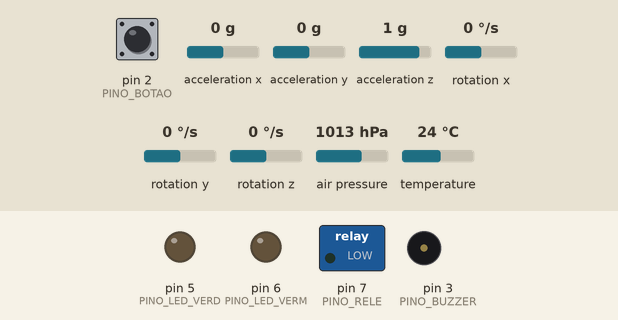
This sketch was run on a simulated Arduino Uno, built with avr-gcc and run on an emulated ATmega328P. Shown: switched loads named in the sketch (green lamp = pin HIGH), output pins drawn as LEDs (lit = HIGH), buzzer (waves = sounding). Dashed ring = blinking. The test bench sets the inputs (shaded band); at power-on: pin 2 (PINO_BOTAO) LOW, air pressure 1013 hPa, acceleration x 0 g, acceleration y 0 g, acceleration z 1 g, rotation x 0 °/s, rotation y 0 °/s, rotation z 0 °/s, temperature 24 °C. Storage starts empty.

Above: at 1.2 s.
1.3 s: pin 2 (PINO_BOTAO) pulled HIGH for 0.15 s
At 1.39 s:
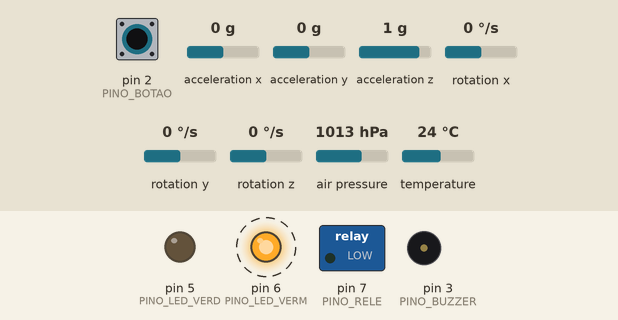
At 2.62 s:
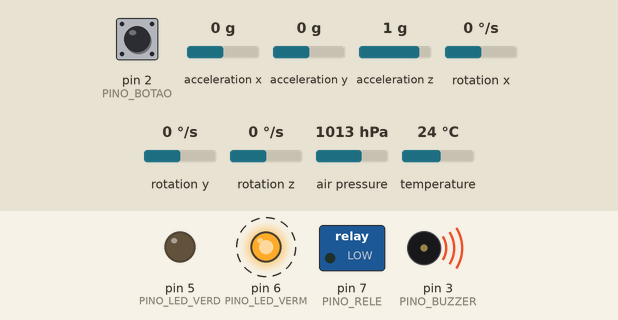
4.3 s: air pressure set to 1015 hPa
At 4.5 s:
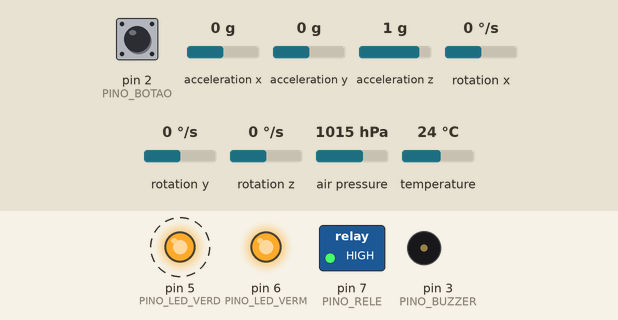
Timing chart, 0 to 13.3 s (numbered marks = the images above; inputs shaded):
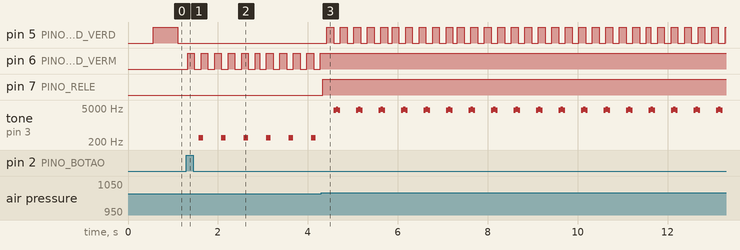

The sketch:

altimetro-supernova.ino
```cpp
#include <SPI.h>
#include <SD.h>
#include <Wire.h>
#include "Adafruit_BMP085.h"
#include "MPU6050.h"

//Definições de debug
//#define DEBUG
//#define DEBUG_TEMP

//Definições de sensores

#define USANDO_BMP180
#define USANDO_IMU


//Definições default
#define PRESSAO_MAR 101500
#define EIXO_X 0
#define EIXO_Y 1
#define EIXO_Z 2

#define TAMANHO_MEDIA 10
#define SERVO_ABERTO 40
#define SERVO_FECHADO 0


#define TEMPO_ATUALIZACAO 50 //em milisegundos
#define THRESHOLD_DESCIDA 4  //em metros


//Definições de input
#define PINO_BUZZER 3
#define PINO_BOTAO 2
#define PINO_LED_VERD 5
#define PINO_LED_VERM 6
#define PINO_RELE 7
#define PINO_SD_CS 4

//definições de erros
#define ERRO_BMP 'b'
#define ERRO_MPU 'm'
#define ERRO_SD 's'

//definição de estados
#define ESTADO_GRAVANDO 'g'
#define ESTADO_FINALIZADO 'f'
#define ESTADO_RECUPERANDO 'r'
#define ESTADO_ESPERA 'e'

//Variáveis de bibliotecas
Adafruit_BMP085 bmp;
File arquivoLog;
MPU6050 mpu;

char nomeBase[] = "dataLog";
char nomeConcat[12];

//Variáveis de timing
unsigned long millisAtual   = 0;
unsigned long   millisUltimo  = 0;
unsigned long atualizaMillis = 0;
unsigned long millisLed   = 0;
unsigned long millisBuzzer  = 0;
unsigned long millisBotao   = 0;
unsigned long millisGravacao  = 0;
int n = 0;
int m = 0;
int o =  0;
int IMU = 1;

//Variáveis de dados
//int32_t pressaoAtual;
float   alturaAtual;
float   alturaInicial;
float   alturaMaxima =  0;
float   mediaAltura = 0;
float mediaPressao =0;
float pressaoAtual;
float temperatura;
float mediaTemperatura;
float temperaturaAtual;


#ifdef USANDO_IMU
float   aceleracaoAtual[3]; //em [x,y,z]
float angulacaoAtual[3];  //em [x,y,z]
#endif


String stringDados;

//variáveis de controle


bool    inicializado = false;
bool    terminou = false;
bool    rodando = false;
bool  emVoo = false;
bool    apogeu = false;
bool  abriuParaquedas = false;
char    erro = false;
char  statusAtual;
bool estado;
bool descendo = false;
bool salvarInicial = false;
//Arrays de som de erro;

void setup() {

#ifdef DEBUG
  Serial.begin(115200);
#endif

#ifdef DEBUG_TEMP
  Serial.begin(115200);

#endif
  //Faz o setup inicial dos sensores de movimento e altura assim
  //como as portas

#ifdef DEBUG
  Serial.println("Iniciando o altímetro");
#endif

  inicializa();

}

void inicializa() {

  //Inicializando as portas
  pinMode(PINO_BOTAO, INPUT);
  pinMode(PINO_BUZZER, OUTPUT);
  pinMode(PINO_LED_VERD, OUTPUT);
  pinMode(PINO_LED_VERM, OUTPUT);

  //iniciando o servo
  pinMode(PINO_RELE, OUTPUT);
  digitalWrite(PINO_RELE, LOW);
  erro = 0;

  //Inicializando o Altímetro
  if (!bmp.begin()) {
    erro = ERRO_BMP;
  }

  alturaInicial =  bmp.readAltitude(PRESSAO_MAR);

  //iniciar o IMU

#ifdef USANDO_IMU
  if(!mpu.begin(MPU6050_SCALE_2000DPS, MPU6050_RANGE_2G))
  {
    erro = ERRO_MPU;
  }


#endif

  //inicializar o cartão SD
  if (!SD.begin(PINO_SD_CS)) {

    erro = ERRO_SD;

    return;
  }
  else if (!erro) {
    int n = 1;
    bool parar = false;


    while (!parar)
    {
    #ifdef DEBUG_TEMP
    Serial.println("não deveria estar aqui com o sd ligado");
    #endif
      sprintf(nomeConcat, "log%d.txt", n);
      if (SD.exists(nomeConcat))
          n++;
          else
            parar = true;
      }

  arquivoLog = SD.open(nomeConcat, FILE_WRITE);
#ifdef DEBUG
    Serial.print("Salvando os dados no arquivo ");
    Serial.println(nomeConcat);
#endif

  }


if(!erro) {
#ifdef DEBUG
  Serial.println("Nenhum erro iniciando dispositivos, começando o loop do main");
#endif
  statusAtual = ESTADO_ESPERA;
}

else {
#ifdef DEBUG
  Serial.print("Altímetro com erro de inicialização código:");
  Serial.println(erro);
#endif
  statusAtual = erro;

  atualizaMillis = millis();
}


}

void loop() {

  //Recebendo o tempo atual de maneira a ter uma base de tempo
  //para uma taxa de atualização
  millisAtual = millis();


  if ((millisAtual - atualizaMillis) >= TEMPO_ATUALIZACAO) {
  #ifdef DEBUG_TEMP
    Serial.print("Status atual:");
    Serial.println(statusAtual);
    Serial.print("estado atual de erro:");
    Serial.println(erro);
    #endif
    //verifica se existem erros e mantém tentando inicializar
    if (erro){
      inicializa();
    notifica(erro);
  }

    //Se não existem erros no sistema relacionados a inicialização
    //dos dispositivos, fazer:

    if (!erro) {

    #ifdef DEBUG
    Serial.println("Rodando o loop de funções");
    #endif

      //Verifica os botões e trata o clique simples e o clique longo
      //como controle de início/fim da gravação.
      leBotoes();

    #ifdef DEBUG
  Serial.println("Li os botões");
    #endif

      //Recebe os dados dos sensores e os deixa salvo em variáveis
      adquireDados();
    #ifdef DEBUG
    Serial.println("Adquiri os dados");
    #endif

      //Trata os dados, fazendo filtragens e ajustes.
      trataDados();
    #ifdef DEBUG
    Serial.println("Tratei os dados");
    #endif

      //Se a gravação estiver ligada, grava os dados.
      gravaDados();
    #ifdef DEBUG
    Serial.println("Gravei os dados");
    #endif

      //De acordo com os dados recebidos, verifica condições como a
      //altura máxima atingida e seta variáveis de controle de modo
      //que ações consequintes sejam tomadas.
      checaCondicoes();

      //Faz ajustes finais necessários
      finaliza();

      //Caso o voo tenha chegado ao ápice, libera o sistema de recuperação
      recupera();
    }

    //Notifica via LEDs e buzzer problemas com o foguete
    notifica(statusAtual);

    atualizaMillis = millisAtual;
  }


}

void leBotoes() {

  millisAtual = millis();
  estado = digitalRead(PINO_BOTAO);

  //Liga a gravação se em espera
  if (estado && (statusAtual == ESTADO_ESPERA)) {
    statusAtual = ESTADO_GRAVANDO;


}
}

void adquireDados() {

  //todas as medidas são feitas aqui em sequeência de maneira que os valores
  //sejam temporalmente próximos
  pressaoAtual = bmp.readPressure();
  alturaAtual = bmp.readAltitude(PRESSAO_MAR);
  temperaturaAtual = bmp.readTemperature();

#ifdef USANDO_IMU

  Vector normAccel = mpu.readNormalizeAccel();
  Vector normGyro = mpu.readNormalizeGyro();

  aceleracaoAtual[EIXO_X] = normAccel.XAxis;
  aceleracaoAtual[EIXO_Y] = normAccel.YAxis;
  aceleracaoAtual[EIXO_Z] = normAccel.ZAxis;

  angulacaoAtual[EIXO_X] = normGyro.XAxis;
  angulacaoAtual[EIXO_Y] = normGyro.YAxis;
  angulacaoAtual[EIXO_Z] = normGyro.ZAxis;
#endif

}

void trataDados() {
}

void gravaDados() {

  //verifica aqui o estado do foguete e também se o arquivo está aberto e pronto
  //para ser usado. Aqui, todos os dados são concatenados em uma string que dá
  //o formato das linhas do arquivo de log.
  if(!salvarInicial){
    alturaInicial = mediaAltura;
    salvarInicial = 1;
  }
  if ((statusAtual == ESTADO_GRAVANDO) || (statusAtual == ESTADO_RECUPERANDO)) {
    arquivoLog = SD.open(nomeConcat, FILE_WRITE);
  #ifdef DEBUG_TEMP
  Serial.println("Estou gravando!");
  digitalWrite(PINO_RELE, HIGH);
  #endif
  stringDados = "";
    millisGravacao = millis();
    stringDados += millisGravacao;
    stringDados += ",";
    stringDados += abriuParaquedas;
    stringDados += ",";
    stringDados += alturaAtual;
    stringDados += ",";
    stringDados += alturaMaxima;
    stringDados += ",";
    stringDados += pressaoAtual;
    stringDados += ",";
    stringDados += temperaturaAtual;
#ifdef USANDO_IMU
    stringDados += ",";
    stringDados += aceleracaoAtual[EIXO_X];
    stringDados += ",";
    stringDados += aceleracaoAtual[EIXO_Y];
    stringDados += ",";
    stringDados += aceleracaoAtual[EIXO_Z];
    stringDados += ",";
    stringDados += angulacaoAtual[EIXO_X];
    stringDados += ",";
    stringDados += angulacaoAtual[EIXO_Y];
    stringDados += ",";
    stringDados += angulacaoAtual[EIXO_Z];
#endif

    arquivoLog.println(stringDados);
  arquivoLog.close();
  }


}

void checaCondicoes() {

  //verificar a altura máxima
  if ((alturaAtual > alturaMaxima)&&(statusAtual==ESTADO_GRAVANDO)   )
    alturaMaxima =  alturaAtual;

  //Controle de descida, usando um threshold para evitar disparos não
  //intencionais
  if ((alturaAtual + THRESHOLD_DESCIDA < alturaMaxima)&&(statusAtual==ESTADO_GRAVANDO)){
    descendo = true;
  statusAtual = ESTADO_RECUPERANDO;
  }

}

void finaliza() {
}

void recupera () {

  //verifica aqui se o foguete já atingiu o apogeu e se está descendo pelas
  //suas variáveis globais de controle e chama a função que faz o acionamento
  //do paraquedas
  if (descendo && !abriuParaquedas) {

    abreParaquedas();

  }


}

void notifica (char codigo) {

  unsigned int frequencia[10];
  //os tons aqui são tocados por um vetor que contem as frequências. Cada
  //slot do mesmo define um espaço de 100ms.

  #ifdef DEBUG
  Serial.print("Status atual do altímetro:");
  Serial.println(codigo);
#endif

  switch (codigo){

    //Problema com o BMP180
    //Ambos os leds piscando juntos + tom de erro
  case ERRO_BMP:

    frequencia[0] = 261;
      frequencia[1] = 261;
      frequencia[2] = 0;
      frequencia[3] = 0;
      frequencia[4] = 220;
      frequencia[5] = 220;
      frequencia[6] = 0;
      frequencia[7] = 0;
      frequencia[8] = 196;
      frequencia[9] = 196;
      if (millisAtual - millisLed > 100) {
        digitalWrite(PINO_LED_VERD, !digitalRead(PINO_LED_VERD));
        digitalWrite(PINO_LED_VERD, !digitalRead(PINO_LED_VERM));
    millisLed = millisAtual;
      }

      break;

      //Problema com o Gyro/Acelerômetro
      //Led1 (verde) piscando junto com o tom de erro
    case ERRO_MPU:
      frequencia[0] = 261;
      frequencia[1] = 261;
      frequencia[2] = 0;
      frequencia[3] = 0;
      frequencia[4] = 220;
      frequencia[5] = 220;
      frequencia[6] = 0;
      frequencia[7] = 0;
      frequencia[8] = 196;
      frequencia[9] = 196;
      if (millisAtual - millisLed > 100){
        digitalWrite(PINO_LED_VERD, !digitalRead(PINO_LED_VERD));
    millisLed = millisAtual;
    }

      break;

      //Problema com o SD
      //led vermelho piscando junto com o tom de erro
    case ERRO_SD:

      frequencia[0] = 261;
      frequencia[1] = 261;
      frequencia[2] = 0;
      frequencia[3] = 0;
      frequencia[4] = 220;
      frequencia[5] = 220;
      frequencia[6] = 0;
      frequencia[7] = 0;
      frequencia[8] = 196;
      frequencia[9] = 196;
      if (millisAtual - millisLed > 100){
        digitalWrite(PINO_LED_VERM, !digitalRead(PINO_LED_VERM));
    millisLed = millisAtual;
    }

      break;

      //Estado onde o voo já terminou e faz um tom de recuperação
      //led verde pisca rápido também
    case ESTADO_RECUPERANDO:

      frequencia[0] = 4000;
      frequencia[1] = 4500;
      frequencia[2] = 4000;
      frequencia[3] = 0;
      frequencia[4] = 0;
      frequencia[5] = 0;
      frequencia[6] = 0;
      frequencia[7] = 0;
      frequencia[8] = 0;
      frequencia[9] = 0;
      if (millisAtual - millisLed > 100){
        digitalWrite(PINO_LED_VERD, !digitalRead(PINO_LED_VERD));
    millisLed = millisAtual;
    }

      break;

      //Gravando, pisca um led vermelho como uma câmera e também faz
      //um tom simples.
    case ESTADO_GRAVANDO:

      frequencia[0] = 293;
      frequencia[1] = 293;
      frequencia[2] = 0;
      frequencia[3] = 0;
      frequencia[4] = 0;
      frequencia[5] = 0;
      frequencia[6] = 0;
      frequencia[7] = 0;
      frequencia[8] = 0;
      frequencia[9] = 0;
      if (millisAtual - millisLed > 100){
        digitalWrite(PINO_LED_VERM, !digitalRead(PINO_LED_VERM));
    digitalWrite(PINO_LED_VERD, LOW);
    millisLed = millisAtual;
    }

      break;

    case ESTADO_ESPERA:
      //led verde piscando devagar indicando espera
      if (millisAtual - millisLed > 500){
        digitalWrite(PINO_LED_VERD, !digitalRead(PINO_LED_VERD));
    millisLed = millisAtual;
    }


      break;


  }

  //Lê o vetor de frequencias e toca a frequência na posição atual
  //voltando ao inicio do mesmo quando termina, assim tocando todos os tons

   if (codigo) {
    if(frequencia[o]&&(statusAtual != ESTADO_ESPERA)){
  tone(PINO_BUZZER, frequencia[o], TEMPO_ATUALIZACAO);
  }
    o++;
    if (o > 9)
      o = 0;

  }


  #ifdef DEBUG_TEMP
    Serial.print("tocando a posição do vetor:");
  Serial.println(o);

#endif
}


void abreParaquedas() {
#ifdef DEBUG
  Serial.println("Abrindo o paraquedas!");
#endif
  digitalWrite(PINO_RELE, HIGH);
  abriuParaquedas = 1;

}
```

Measured:
- the behaviour switches between 1013 and 1014 hPa on air pressure (found by bisection; images 2 and 3)
- after the input at 1.3 s, pin 5 (PINO_LED_VERD): stops changing and stays LOW; pin 6 (PINO_LED_VERM): alternates HIGH for 0.15 s and LOW for 0.15 s, starting at once; tone on pin 3 (PINO_BUZZER): alternates 293 Hz for 0.10 s and silent for 0.40 s, starting after 0.28 s
- after the input at 4.3 s, pin 5 (PINO_LED_VERD): alternates HIGH for 0.15 s and LOW for 0.15 s, starting after 0.13 s; pin 6 (PINO_LED_VERM): stops changing and stays HIGH; pin 7 (PINO_RELE): LOW → HIGH at once
